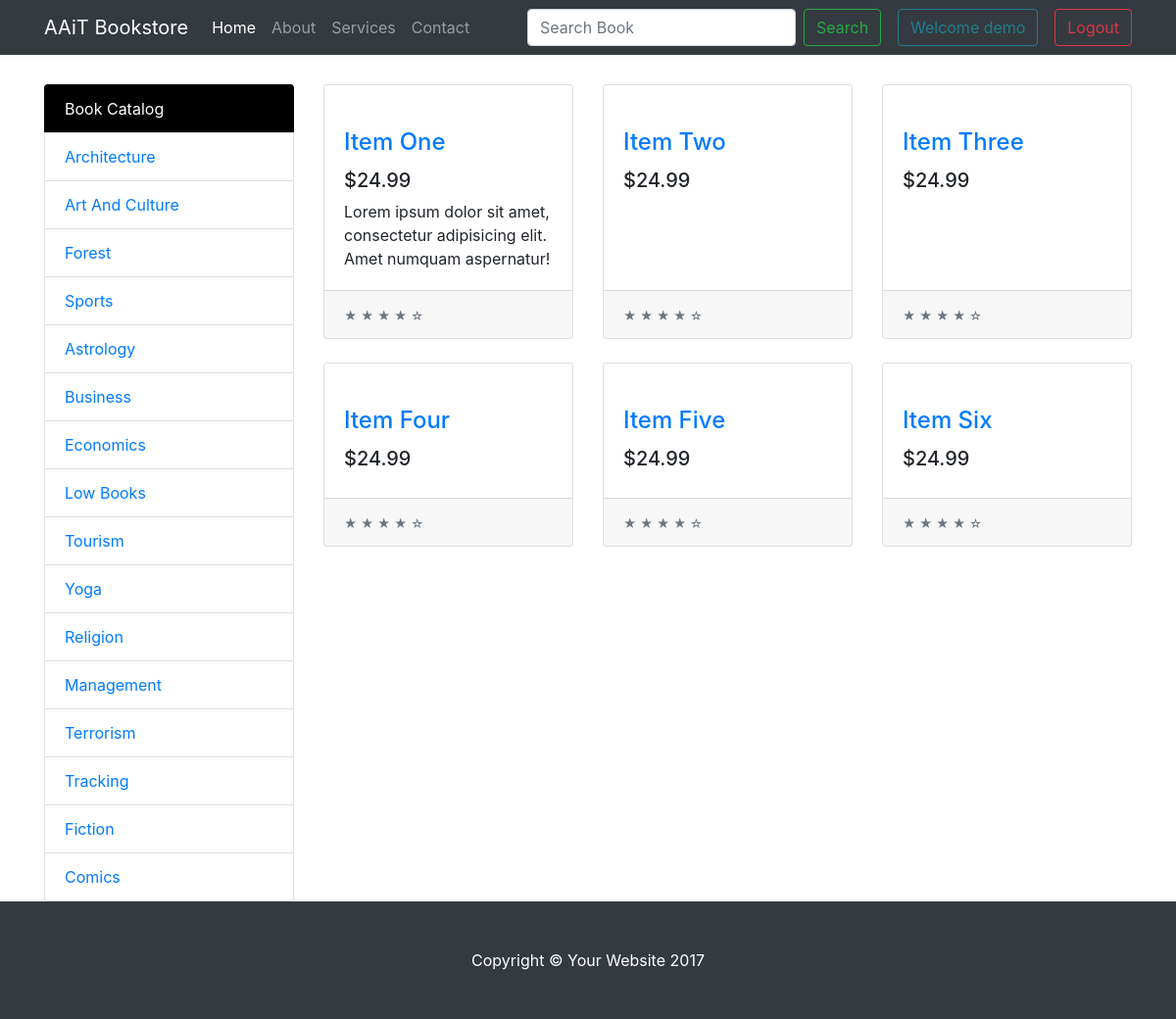
The page /pages/index.php (signed in) on the database its author committed.
### tables this page shows
CREATE TABLE `category` (
  `cat_id` int(4) NOT NULL,
  `cat_nm` varchar(30) NOT NULL
);

### pages/index.php (the view, shortened to what this page needs)
<!DOCTYPE html>
<html lang="en">
  <head>
    <link href="vendor/bootstrap/css/bootstrap.min.css" rel="stylesheet">
    <link href="vendor/bootstrap/css/bootstrap.css" rel="stylesheet">
    <link href="css/shop-homepage.css" rel="stylesheet">
  </head>
  <body>
    <nav class="navbar navbar-expand-lg navbar-dark bg-dark fixed-top">
      <div class="container">
        <a class="navbar-brand" href="#">AAiT Bookstore</a>
        <div class="collapse navbar-collapse" id="navbarResponsive">
          <ul class="navbar-nav mr-auto">
            <li class="nav-item active">
              <a class="nav-link" href="#">Home
              </a>
            </li>
            <li class="nav-item">
              <a class="nav-link" href="#">About</a>
            </li>
            <li class="nav-item">
              <a class="nav-link" href="#">Services</a>
            </li>
            <li class="nav-item">
              <a class="nav-link" href="#">Contact</a>
            </li>
          </ul>
          <form class="form-inline my-2 my-lg-0">
            <input class="form-control mr-sm-2" type="search" placeholder="Search Book" aria-label="Search">
            <button class="btn btn-outline-success my-2 my-sm-0" type="submit"> Search</button>
          </form>
          <pre>  </pre>
            <button class="btn btn-outline-info my-2 my-sm-0" disabled="true"> Welcome <?php echo $ID = $_SESSION['id']; ?></button>
            <pre>  </pre>
            <button class="btn btn-outline-danger my-2 my-sm-0" onclick="location.href = 'logout.php';" type="submit">  Logout </button>
        </div>
      </div>
    </nav>
    <div class="container">
      <div class="row">
        <div class="col-lg-3">
          <div class="list-group">
            <a href="#" class="list-group-item" id="elem-1">Book Catalog</a>
            <?php
                    require('includes/config.php');
                    $query="select * from category ";
                    $res=mysqli_query($conn,$query);
                    while($row=mysqli_fetch_assoc($res))
                      {
                        echo '<a href="subcat.php?cat='.$row['cat_id'].'&catnm='.$row["cat_nm"].'" class="list-group-item">'.$row["cat_nm"]. '</a>';
                      }
                ?>
          </div>
        </div>
        <div class="col-lg-9">
          <div class="row">
            <div class="col-lg-4 col-md-6 mb-4">
              <div class="card h-100">
                <a href="#"><img class="card-img-top" src="Book-Images/img-1.jpg" alt=""></a>
                <div class="card-body">
                  <h4 class="card-title">
                    <a href="#">Item One</a>
                  </h4>
                  <h5>$24.99</h5>
                  <p class="card-text">Lorem ipsum dolor sit amet, consectetur adipisicing elit. Amet numquam aspernatur!</p>
                </div>
                <div class="card-footer">
                  <small class="text-muted">&#9733; &#9733; &#9733; &#9733; &#9734;</small>
                </div>
              </div>
            </div>
            <div class="col-lg-4 col-md-6 mb-4">
              <div class="card h-100">
                <a href="#"><img class="card-img-top" src="Book-Images/img-2.jpg" alt=""></a>
                <div class="card-body">
                  <h4 class="card-title">
                    <a href="#">Item Two</a>
                  </h4>
                  <h5>$24.99</h5>
                </div>
                <div class="card-footer">
                  <small class="text-muted">&#9733; &#9733; &#9733; &#9733; &#9734;</small>
                </div>
              </div>
            </div>
            <div class="col-lg-4 col-md-6 mb-4">
              <div class="card h-100">
                <a href="#"><img class="card-img-top" src="Book-Images/img-3.jpg" alt=""></a>
                <div class="card-body">
                  <h4 class="card-title">
                    <a href="#">Item Three</a>
                  </h4>
                  <h5>$24.99</h5>
                </div>
                <div class="card-footer">
                  <small class="text-muted">&#9733; &#9733; &#9733; &#9733; &#9734;</small>
                </div>
              </div>
            </div>
            <div class="col-lg-4 col-md-6 mb-4">
              <div class="card h-100">
                <a href="#"><img class="card-img-top" src="Book-Images/img-4.jpg" alt=""></a>
                <div class="card-body">
                  <h4 class="card-title">
                    <a href="#">Item Four</a>
                  </h4>
                  <h5>$24.99</h5>
                </div>
                <div class="card-footer">
                  <small class="text-muted">&#9733; &#9733; &#9733; &#9733; &#9734;</small>
                </div>
              </div>
            </div>
            <div class="col-lg-4 col-md-6 mb-4">
              <div class="card h-100">
                <a href="#"><img class="card-img-top" src="Book-Images/img-5.png" alt=""></a>
                <div class="card-body">
                  <h4 class="card-title">
                    <a href="#">Item Five</a>
                  </h4>
                  <h5>$24.99</h5>
                </div>
                <div class="card-footer">
                  <small class="text-muted">&#9733; &#9733; &#9733; &#9733; &#9734;</small>
                </div>
              </div>
            </div>
            <div class="col-lg-4 col-md-6 mb-4">
              <div class="card h-100">
                <a href="#"><img class="card-img-top" src="Book-Images/img-6.png" alt=""></a>
                <div class="card-body">
                  <h4 class="card-title">
                    <a href="#">Item Six</a>
                  </h4>
                  <h5>$24.99</h5>
                </div>
                <div class="card-footer">
                  <small class="text-muted">&#9733; &#9733; &#9733; &#9733; &#9734;</small>
                </div>
              </div>
            </div>
          </div>
        </div>
      </div>
    </div>
    <footer class="py-5 bg-dark">
      <div class="container">
        <p class="m-0 text-center text-white">Copyright &copy; Your Website 2017</p>
      </div>
    </footer>
  </body>
</html>

### pages/shop-homepage.css (style rules this page uses)
body { padding-top: 54px; }
@media (min-width: 992px) { body { padding-top: 56px; } }
.list-group { margin-top:30px; }
.col-lg-9 { margin-top:30px; }
#elem-1 { background-color:black; color:white; }

### rows shown on the page
category: cat_nm "Architecture"
category: cat_nm "Art And Culture"
category: cat_nm "Forest"
category: cat_nm "Sports"
category: cat_nm "Astrology"
category: cat_nm "Business"
category: cat_nm "Economics"
category: cat_nm "Low Books"
category: cat_nm "Tourism"
category: cat_nm "Yoga"
category: cat_nm "Religion"
category: cat_nm "Management"
category: cat_nm "Terrorism"
category: cat_nm "Tracking"
category: cat_nm "Fiction"
category: cat_nm "Comics"

### other values the page prints
$ID = $_SESSION['id'] "demo"
